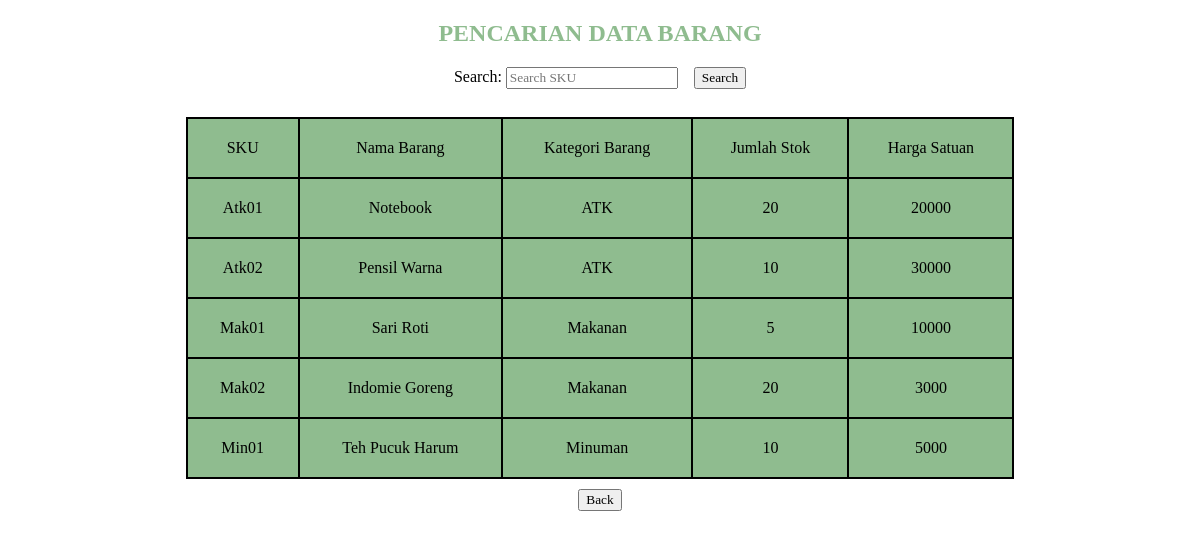
/Searching.php, run on the app's committed database.
### tables this page shows
CREATE TABLE `barang` (
  `sku` varchar(20) NOT NULL,
  `nama_barang` varchar(200) DEFAULT NULL,
  `kategori_barang` varchar(100) DEFAULT NULL,
  `jumlah_stok` int(20) DEFAULT NULL,
  `harga_satuan` varchar(20) DEFAULT NULL
);

### Conn.php (called while the page is built, shortened)
<?php
function connection()
{
   $dbServer = 'localhost';
   $dbUser = 'root';
   $dbPass = '';
   $dbName = "barokah_minimarket";
   $conn = mysqli_connect($dbServer, $dbUser, $dbPass);
   mysqli_select_db($conn,$dbName);
   return $conn;
}

### Searching.php (the view, shortened to what this page needs)
<?php
  include ('Conn.php');
?>
<!DOCTYPE html>
<html>
  <head>
  </head>
  <body>
          <center><h2>Pencarian Data Barang</h2></center>
          <table>
              <thead>
                <tr>
                  <td>SKU</td>
                  <td>Nama Barang</td>
                  <td>Kategori Barang</td>
                  <td>Jumlah Stok</td>
                  <td>Harga Satuan</td>
                </tr>
              </thead>
              <tbody>
                <?php
                  $query = "SELECT * FROM barang";
                  $result = mysqli_query(connection(),$query);
                ?>
                <?php while($data = mysqli_fetch_array($result)): ?>
                  <tr>
                    <td><?php echo $data['sku']  ?></td>
                    <td><?php echo $data['nama_barang']  ?></td>
                    <td><?php echo $data['kategori_barang']  ?></td>
                    <td><?php echo $data['jumlah_stok']  ?></td>
                    <td><?php echo $data['harga_satuan']  ?></td>
                  </tr>
                <?php endwhile ?>
                <center>
                <form action="" method="POST">
                    <label >Search: </label>
                    <input type="text" name="sku" placeholder="Search SKU"> &nbsp;&nbsp;
                    <input type="submit" name="search" value="Search">
                </form>
                </center> <br>
              </tbody>
            </table>
            <center><button onclick="window.location.href='http://localhost/UTS/'">Back</button></center>
</body>
</html>

### Searching.php (style rules this page uses)
* { font-family: "Trebuchet MS"; }
h2 { text-transform: uppercase; color: #8FBC8F; }
table { border: 2px solid #000000; border-collapse: collapse; border-spacing: 0; width: 70%; margin: 10px auto 10px auto; background-color: #8FBC8F; }
thead, tbody, tr, td { border: 2px solid #000000; padding: 20px; text-align: center; }

### data on the page
barang: sku "Atk01", nama_barang "Notebook", kategori_barang "ATK", jumlah_stok "20", harga_satuan "20000"
barang: sku "Atk02", nama_barang "Pensil Warna", kategori_barang "ATK", jumlah_stok "10", harga_satuan "30000"
barang: sku "Mak01", nama_barang "Sari Roti", kategori_barang "Makanan", jumlah_stok "5", harga_satuan "10000"
barang: sku "Mak02", nama_barang "Indomie Goreng", kategori_barang "Makanan", jumlah_stok "20", harga_satuan "3000"
barang: sku "Min01", nama_barang "Teh Pucuk Harum", kategori_barang "Minuman", jumlah_stok "10", harga_satuan "5000"
